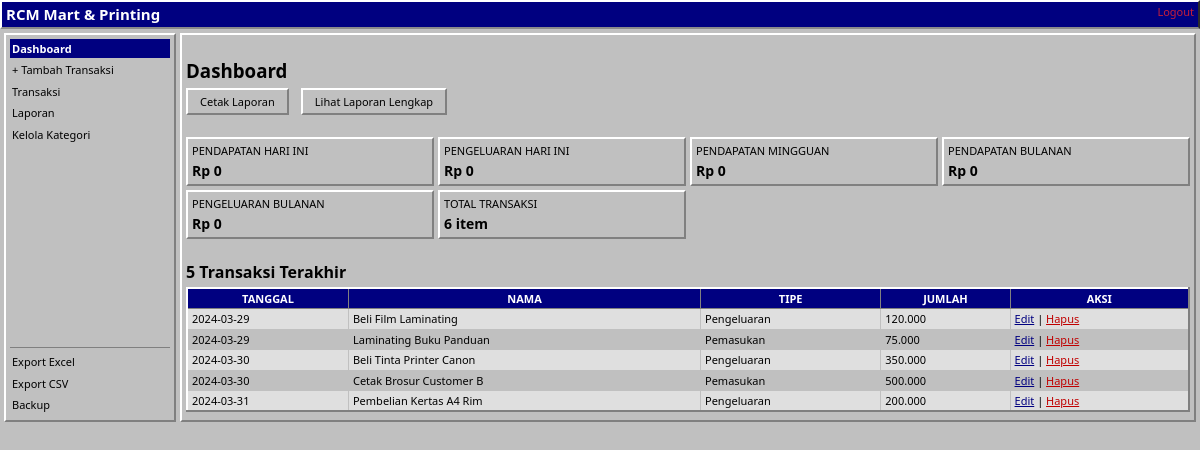
The page /pages/index.php (signed in) on the database its author committed.
### tables this page shows
CREATE TABLE IF NOT EXISTS transaksi (
    id INT PRIMARY KEY AUTO_INCREMENT,
    tanggal DATE NOT NULL,
    nama VARCHAR(255) NOT NULL,
    kategori VARCHAR(100) NOT NULL,
    tipe VARCHAR(50) NOT NULL COMMENT 'Pemasukan or Pengeluaran',
    jumlah INT NOT NULL COMMENT 'Amount in Rupiah',
    created_at TIMESTAMP DEFAULT CURRENT_TIMESTAMP,
    updated_at TIMESTAMP DEFAULT CURRENT_TIMESTAMP ON UPDATE CURRENT_TIMESTAMP,
    INDEX idx_tanggal (tanggal),
    INDEX idx_kategori (kategori),
    INDEX idx_tipe (tipe),
    FOREIGN KEY (kategori) REFERENCES kategori_list(kategori) ON DELETE RESTRICT
);

### includes/helpers.php (called while the page is built, shortened)
<?php
function formatRupiahDisplay($amount) {
    $amount = (int)$amount;
    return number_format($amount, 0, ',', '.');
}
function sanitize($input) {
    return htmlspecialchars(trim($input), ENT_QUOTES, 'UTF-8');
}
?>

### pages/index.php (the view, shortened to what this page needs)
<?php
require_once '../includes/database.php';
require_once '../includes/helpers.php';
?>
<!DOCTYPE html>
<html>
<head>
    <link rel="stylesheet" href="../assets/style.css">
</head>
<body>
<div class="header">RCM Mart & Printing <span style="float: right; font-size: 11px; font-weight: normal;"><a href="logout.php" style="color: #c41e3a; text-decoration: none;">Logout</a></span></div>
<div class="container">
    <div class="sidebar">
        <div class="sidebar-menu">
            <a href="index.php" class="active">Dashboard</a>
            <a href="tambah.php">+ Tambah Transaksi</a>
            <a href="transaksi.php">Transaksi</a>
            <a href="laporan.php">Laporan</a>
            <a href="kategori.php">Kelola Kategori</a>
        </div>
        <div class="sidebar-export">
            <a href="../reports/export_excel.php" onclick="return konfirmasiExport()">Export Excel</a>
            <a href="../reports/export.php" onclick="return konfirmasiExport()">Export CSV</a>
            <a href="../actions/backup.php" onclick="return konfirmasiBackup()">Backup</a>
        </div>
    </div>
    <div class="content">
        <?php
        $today = date('Y-m-d');
        $stmt = $koneksi->prepare("SELECT SUM(jumlah) as total FROM transaksi WHERE tipe='Pemasukan' AND tanggal=?");
        $stmt->bind_param("s", $today);
        $stmt->execute();
        $result = $stmt->get_result()->fetch_assoc();
        $pendapatan_hari = (int)($result['total'] ?? 0);
        $stmt = $koneksi->prepare("SELECT SUM(jumlah) as total FROM transaksi WHERE tipe='Pengeluaran' AND tanggal=?");
        $stmt->bind_param("s", $today);
        $stmt->execute();
        $result = $stmt->get_result()->fetch_assoc();
        $pengeluaran_hari = (int)($result['total'] ?? 0);
        $minggu = date('Y-m-d', strtotime('-7 days'));
        $stmt = $koneksi->prepare("SELECT SUM(jumlah) as total FROM transaksi WHERE tipe='Pemasukan' AND tanggal >= ?");
        $stmt->bind_param("s", $minggu);
        $stmt->execute();
        $result = $stmt->get_result()->fetch_assoc();
        $pendapatan_minggu = (int)($result['total'] ?? 0);
        $bulan = date('Y-m');
        $sql = "SELECT SUM(jumlah) as total FROM transaksi WHERE tipe='Pemasukan' AND DATE_FORMAT(tanggal,'%Y-%m')=?";
        $stmt = $koneksi->prepare($sql);
        $stmt->bind_param("s", $bulan);
        $stmt->execute();
        $result = $stmt->get_result()->fetch_assoc();
        $pendapatan_bulan = (int)($result['total'] ?? 0);
        $pengeluaran_bulan_sql = "SELECT SUM(jumlah) as total FROM transaksi WHERE tipe='Pengeluaran' AND DATE_FORMAT(tanggal,'%Y-%m')=?";
        $stmt = $koneksi->prepare($pengeluaran_bulan_sql);
        $stmt->bind_param("s", $bulan);
        $stmt->execute();
        $result = $stmt->get_result()->fetch_assoc();
        $pengeluaran_bulan = (int)($result['total'] ?? 0);
        $stmt = $koneksi->prepare("SELECT COUNT(*) as total FROM transaksi");
        $stmt->execute();
        $result = $stmt->get_result()->fetch_assoc();
        $total_transactions = (int)($result['total'] ?? 0);
        ?>
        <h3>Dashboard</h3>
        <a href="cetak.php"><button>Cetak Laporan</button></a>
        <a href="laporan.php"><button style="margin-left: 8px;">Lihat Laporan Lengkap</button></a>
        <br><br>
        <div class="stats-box">
            <div class="stat-item income">
                <div class="stat-label">Pendapatan Hari Ini</div>
                <div class="stat-value">Rp <?= formatRupiahDisplay($pendapatan_hari ?: 0) ?></div>
            </div>
            <div class="stat-item expense">
                <div class="stat-label">Pengeluaran Hari Ini</div>
                <div class="stat-value">Rp <?= formatRupiahDisplay($pengeluaran_hari ?: 0) ?></div>
            </div>
            <div class="stat-item income">
                <div class="stat-label">Pendapatan Mingguan</div>
                <div class="stat-value">Rp <?= formatRupiahDisplay($pendapatan_minggu ?: 0) ?></div>
            </div>
            <div class="stat-item income">
                <div class="stat-label">Pendapatan Bulanan</div>
                <div class="stat-value">Rp <?= formatRupiahDisplay($pendapatan_bulan ?: 0) ?></div>
            </div>
            <div class="stat-item expense">
                <div class="stat-label">Pengeluaran Bulanan</div>
                <div class="stat-value">Rp <?= formatRupiahDisplay($pengeluaran_bulan ?: 0) ?></div>
            </div>
            <div class="stat-item">
                <div class="stat-label">Total Transaksi</div>
                <div class="stat-value"><?= $total_transactions ?> item</div>
            </div>
        </div>
        <h4>5 Transaksi Terakhir</h4>
        <table>
            <tr>
                <th>Tanggal</th>
                <th>Nama</th>
                <th>Tipe</th>
                <th>Jumlah</th>
                <th>Aksi</th>
            </tr>
            <?php
            $data = $koneksi->query("SELECT * FROM transaksi ORDER BY id DESC LIMIT 5");
            while ($row = $data->fetch_assoc()) {
            ?>
                <tr>
                    <td><?= sanitize($row['tanggal']) ?></td>
                    <td><?= sanitize($row['nama']) ?></td>
                    <td><span class="<?= $row['tipe'] == 'Pemasukan' ? 'income' : 'expense' ?>"><?= $row['tipe'] ?></span></td>
                    <td><?= formatRupiahDisplay($row['jumlah']) ?></td>
                    <td>
                        <a href="edit.php?id=<?= $row['id'] ?>">Edit</a> |
                        <a href="../actions/hapus.php?id=<?= $row['id'] ?>" onclick="return konfirmasiHapus()">Hapus</a>
                    </td>
                </tr>
            <?php } ?>
        </table>
    </div>
</div>
</body>
</html>

### assets/style.css (style rules this page uses)
:root { --border: #808080; --bg-soft: #c0c0c0; --accent: #000080; --accent-dark: #000080; --hover: #dfdfdf; --success: #008000; --error: #c00000; --warning: #c00000; }
body { font-family: "MS Sans Serif", "Segoe UI", Tahoma, sans-serif; background: #c0c0c0; margin: 0; color: #000000; line-height: 1.4; }
.header { background: #000080; color: #ffffff; padding: 2px 4px; font-weight: bold; border-bottom: 2px outset #dfdfdf; border-right: 2px outset #808080; border-top: 2px solid #ffffff; border-left: 2px solid #ffffff; font-size: 15px; letter-spacing: 0px; }
.container { display: flex; gap: 4px; padding: 4px; max-width: 100%; }
.sidebar { width: 160px; background: #c0c0c0; padding: 4px; border: 2px; border-color: #ffffff #808080 #808080 #ffffff; border-style: solid; position: sticky; top: 4px; max-height: 90vh; overflow-y: auto; display: flex; flex-direction: column; min-height: 300px; }
.sidebar-menu { flex: 1; display: flex; flex-direction: column; }
.sidebar-export { display: flex; flex-direction: column; border-top: 1px solid #808080; padding-top: 4px; margin-top: 8px; }
.sidebar a { display: block; margin-bottom: 2px; color: #000000; font-size: 11px; padding: 2px 2px; border-radius: 0px; text-decoration: none; transition: none; }
.sidebar a.active { background: #000080; color: #ffffff; font-weight: 600; box-shadow: none; }
.content { flex: 1; background: #c0c0c0; padding: 4px; border: 2px; border-color: #ffffff #808080 #808080 #ffffff; border-style: solid; border-radius: 0px; }
.income { color: #000000; font-weight: normal; }
.expense { color: #000000; font-weight: normal; }
.content > * { margin-bottom: 4px; }
.stats-box { display: grid; grid-template-columns: repeat(auto-fit, minmax(200px, 1fr)); gap: 4px; margin-bottom: 8px; }
.stat-item { background: #c0c0c0; padding: 4px; border-radius: 0px; border-left: 2px solid #808080; border: 2px; border-color: #ffffff #808080 #808080 #ffffff; border-style: solid; }
.stat-item.income { border-color: #ffffff #808080 #808080 #ffffff; background: #c0c0c0; }
.stat-item.expense { border-color: #ffffff #808080 #808080 #ffffff; background: #c0c0c0; }
.stat-label { font-size: 11px; color: #000000; font-weight: normal; text-transform: uppercase; margin-bottom: 2px; }
.stat-value { font-size: 14px; font-weight: bold; color: #000000; }
table { width: 100%; border-collapse: collapse; font-size: 11px; background: #c0c0c0; border: 2px; border-color: #ffffff #808080 #808080 #ffffff; border-style: solid; border-radius: 0px; overflow: hidden; }
th { background: #000080; color: #ffffff; border: 1px solid #808080; padding: 2px 4px; font-size: 11px; font-weight: bold; letter-spacing: 0px; text-transform: uppercase; }
td { border: 1px solid #c0c0c0; padding: 2px 4px; }
tr:nth-child(even) td { background: #dfdfdf; }
button { padding: 4px 12px; background: #c0c0c0; color: #000000; border: 2px; border-color: #ffffff #808080 #808080 #ffffff; border-style: solid; font-family: inherit; font-size: 11px; cursor: pointer; border-radius: 0px; transition: none; width: fit-content; font-weight: normal; box-shadow: none; }
a { cursor: pointer; color: #000080; text-decoration: underline; transition: none; }
a[href*="hapus"] { color: #c00000; font-weight: normal; }

### rows shown on the page
transaksi: tanggal "2024-03-29", nama "Beli Film Laminating", tipe "Pengeluaran", jumlah "120.000"
transaksi: tanggal "2024-03-29", nama "Laminating Buku Panduan", tipe "Pemasukan", jumlah "75.000"
transaksi: tanggal "2024-03-30", nama "Beli Tinta Printer Canon", tipe "Pengeluaran", jumlah "350.000"
transaksi: tanggal "2024-03-30", nama "Cetak Brosur Customer B", tipe "Pemasukan", jumlah "500.000"
transaksi: tanggal "2024-03-31", nama "Pembelian Kertas A4 Rim", tipe "Pengeluaran", jumlah "200.000"

### other values the page prints
formatRupiahDisplay($pendapatan_hari ?: 0) "0"
formatRupiahDisplay($pengeluaran_hari ?: 0) "0"
formatRupiahDisplay($pendapatan_minggu ?: 0) "0"
formatRupiahDisplay($pendapatan_bulan ?: 0) "0"
formatRupiahDisplay($pengeluaran_bulan ?: 0) "0"
$total_transactions "6"
